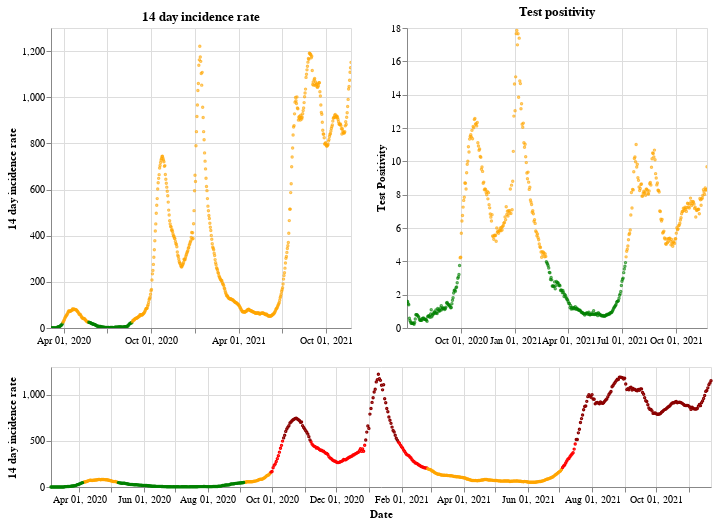

Source (notebook cell):
### Markdown cell above
## Northern Ireland

### Code cell
plot_traffic_light('Northern Ireland')

### Figure 1 — Vega-Lite specification as saved in the notebook (floating-point values rounded to 4 significant figures; data arrays with more than 128 entries replaced by an {"elided": "..."} marker saying what was removed)
{"config": {"view": {"continuousWidth": 400, "continuousHeight": 300}}, "vconcat": [{"hconcat": [{"mark": {"type": "point", "size": 2}, "encoding": {"color": {"condition": {"value": "green", "test": "(datum.twoWeeklyCasesRate <= 25)"}, "value": "orange"}, "tooltip": [{"type": "nominal", "field": "areaName"}, {"type": "temporal", "field": "date"}, {"type": "quantitative", "field": "twoWeeklyCasesRate"}, {"type": "quantitative", "field": "testPositivity"}], "x": {"type": "temporal", "axis": {"title": ""}, "field": "date", "scale": {"domain": {"selection": "DateBrush"}}, "timeUnit": "yearmonthdate"}, "y": {"type": "quantitative", "axis": {"title": "14 day incidence rate"}, "field": "twoWeeklyCasesRate"}}, "title": "14 day incidence rate", "width": 300}, {"mark": {"type": "point", "size": 2}, "encoding": {"color": {"condition": {"value": "green", "test": "(datum.testPositivity <= 4)"}, "value": "orange"}, "tooltip": [{"type": "nominal", "field": "areaName"}, {"type": "temporal", "field": "date"}, {"type": "quantitative", "field": "twoWeeklyCasesRate"}, {"type": "quantitative", "field": "testPositivity"}], "x": {"type": "temporal", "axis": {"title": ""}, "field": "date", "scale": {"domain": {"selection": "DateBrush"}}, "timeUnit": "yearmonthdate"}, "y": {"type": "quantitative", "axis": {"title": "Test Positivity"}, "field": "testPositivity"}}, "title": "Test positivity", "width": 300}]}, {"layer": [{"mark": {"type": "point", "size": 2}, "encoding": {"color": {"condition": {"value": "orange", "test": "(((datum.testPositivity < 4) && (datum.twoWeeklyCasesRate >= 50)) && (datum.twoWeeklyCasesRate < 200))"}, "value": "red"}, "opacity": {"condition": {"value": 1, "test": "((datum.twoWeeklyCasesRate >= 50) && (datum.twoWeeklyCasesRate < 500))"}, "value": 0}, "tooltip": [{"type": "nominal", "field": "areaName"}, {"type": "temporal", "field": "date"}, {"type": "quantitative", "field": "twoWeeklyCasesRate"}, {"type": "quantitative", "field": "testPositivity"}], "x": {"type": "temporal", "axis": {"title": "Date"}, "field": "date", "timeUnit": "yearmonthdate"}, "y": {"type": "quantitative", "axis": {"title": "14 day incidence rate"}, "field": "twoWeeklyCasesRate"}}, "selection": {"DateBrush": {"type": "interval", "encodings": ["x"], "fields": ["Time"]}}}, {"mark": {"type": "point", "size": 2}, "encoding": {"color": {"value": "darkred"}, "opacity": {"condition": {"value": 1, "test": "(datum.twoWeeklyCasesRate >= 500)"}, "value": 0}, "tooltip": [{"type": "nominal", "field": "areaName"}, {"type": "temporal", "field": "date"}, {"type": "quantitative", "field": "twoWeeklyCasesRate"}, {"type": "quantitative", "field": "testPositivity"}], "x": {"type": "temporal", "axis": {"title": "Date"}, "field": "date", "timeUnit": "yearmonthdate"}, "y": {"type": "quantitative", "axis": {"title": "14 day incidence rate"}, "field": "twoWeeklyCasesRate"}}}, {"mark": {"type": "point", "size": 2}, "encoding": {"color": {"condition": {"value": "green", "test": "((datum.testPositivity < 4) && (datum.twoWeeklyCasesRate < 50))"}, "value": "orange"}, "opacity": {"condition": {"value": 1, "test": "(datum.twoWeeklyCasesRate < 50)"}, "value": 0}, "tooltip": [{"type": "nominal", "field": "areaName"}, {"type": "temporal", "field": "date"}, {"type": "quantitative", "field": "twoWeeklyCasesRate"}, {"type": "quantitative", "field": "testPositivity"}], "x": {"type": "temporal", "axis": {"title": "Date"}, "field": "date", "timeUnit": "yearmonthdate"}, "y": {"type": "quantitative", "axis": {"title": "14 day incidence rate"}, "field": "twoWeeklyCasesRate"}}}], "height": 120, "width": 660}], "data": {"name": "data-ce9b86795920d6ccc8d10e1339dd2437"}, "$schema": "https://vega.github.io/schema/vega-lite/v4.8.1.json", "datasets": {"data-ce9b86795920d6ccc8d10e1339dd2437": {"elided": "628 records"}}}
